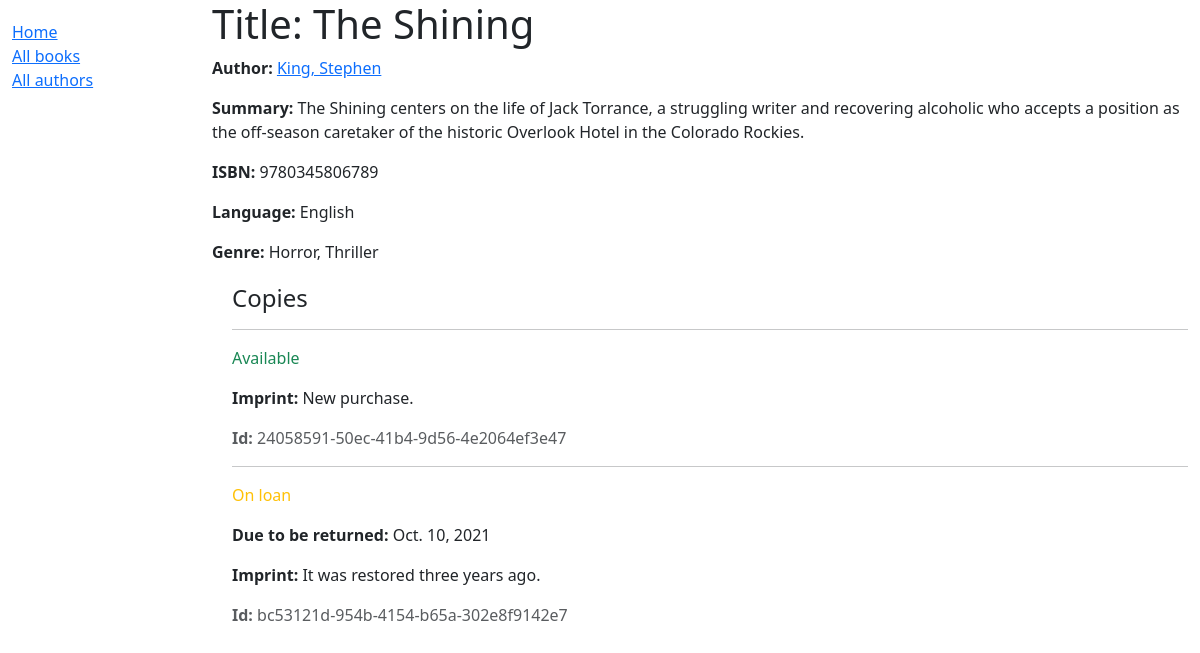
/catalog/book/1, run on the app's committed database.
### catalog/models.py (models this page shows, shortened)
class Book(models.Model):
    title = models.CharField(max_length=200)
    author = models.ForeignKey("Author", on_delete=models.RESTRICT, null=True)
    summary = models.TextField(
        max_length=1000, help_text="Enter a brief description of the book")
    isbn = models.CharField(
        "ISBN",
        max_length=13,
        unique=True,
        help_text=(
            "13 Character "
            "<a href='https://www.isbn-international.org/content/what-isbn'>"
            "ISBN number</a>"
        )
    )
    genre = models.ManyToManyField(Genre, help_text=(
            "Select a genre for this book"
            )
        )
    language = models.ForeignKey("Language",
                                 on_delete=models.SET_NULL, null=True)
    def display_genre(self):
        """Create a string for the Genre. This is required to display genre in Admin."""
        return ', '.join(genre.name for genre in self.genre.all()[:3])
    display_genre.short_description = 'Genre'

class Author(models.Model):
    first_name = models.CharField(max_length=100)
    last_name = models.CharField(max_length=100)
    date_of_birth = models.DateField("birth", null=True, blank=True)
    date_of_death = models.DateField("Died", null=True, blank=True)
    class Meta:
        ordering = ["last_name", "first_name"]
    def get_absolute_url(self):
        return reverse("author-detail", args=[str(self.id)])
    def __str__(self):
        return f"{self.last_name}, {self.first_name}"

class Language(models.Model):
    name = models.CharField(max_length=200, unique=True,
                            help_text="Enter the book's original language")
    def __str__(self):
        return self.name

class Genre(models.Model):
    name = models.CharField(
        max_length=200,
        unique=True,
        help_text="Enter a book genre"
    )
    def __str__(self):
        return self.name

class BookInstance(models.Model):
    id = models.UUIDField(primary_key=True, default=uuid.uuid4,
                          help_text=("Unique ID for this"
                                     "particular book across"
                                     "whole library"))
    book = models.ForeignKey("Book", on_delete=models.RESTRICT, null=True)
    imprint = models.CharField(max_length=200)
    due_back = models.DateField(null=True, blank=True)
    LOAN_STATUS = (
        ("m", "Maintenance"),
        ("o", "On loan"),
        ("a", "Available"),
        ("r", "Reserved"),
    )
    status = models.CharField(
        max_length=1,
        choices=LOAN_STATUS,
        blank=True,
        default="m",
        help_text="Book availability"
    )
    class Meta:
        ordering = ["due_back"]
    def display_status(self):
        """Create a string for the status. This is required to display status in Admin."""
        return self.status
    display_status.short_description = 'Status'
    def display_return_date(self):
        """Create a string for the due_back. This is required to display due_back in Admin."""
        return self.due_back
    display_return_date.short_description = 'Due Back'

### catalog/views.py (the view)
# urls.py: path("book/<int:pk>", views.BookDetailView.as_view(), name="book-detail"),
class BookDetailView(generic.DetailView):
    model = Book
    template_name = "books/book_detail.html"
    paginate_by = 10
    def get_context_data(self, **kwargs):
        context = super(BookDetailView, self).get_context_data(**kwargs)
        context["some_data"] = "This is just some data"
        return context

### catalog/templates/books/book_detail.html
{% extends "base_generic.html" %}
{% block content %}
  <h1>Title: {{ book.title }}</h1>
  <p><strong>Author:</strong>
    <a href="{{ book.author.get_absolute_url }}">{{ book.author }}
    </a>
  </p>
  <p><strong>Summary:</strong> {{ book.summary }}</p>
  <p><strong>ISBN:</strong> {{ book.isbn }}</p>
  <p><strong>Language:</strong> {{ book.language }}</p>
  <p><strong>Genre:</strong> {{ book.genre.all|join:", " }}</p>
  <div style="margin-left:20px;margin-top:20px">
    <h4>Copies</h4>
    {% for copy in book.bookinstance_set.all %}
      <hr />
      <p
        class="{% if copy.status == 'a' %}text-success
               {% elif copy.status == 'm' %}text-danger
               {% else %}text-warning{% endif %}">
        {{ copy.get_status_display }}
      </p>
      {% if copy.status != 'a' %}
        <p><strong>Due to be returned:</strong> {{ copy.due_back }}</p>
      {% endif %}
      <p><strong>Imprint:</strong> {{ copy.imprint }}</p>
      <p class="text-muted"><strong>Id:</strong> {{ copy.id }}</p>
    {% endfor %}
  </div>
{% endblock %}

### data on the page
Book: author "King, Stephen", summary "The Shining centers on the life of Jack Torrance, a struggling writer and recovering alcoholic who accepts a position as the off-season caretaker of the historic Overlook Hotel in the Colorado Rockies.", isbn "9780345806789", language "English", genre.all "Horror, Thriller"
BookInstance: status "Available", imprint "New purchase.", id "24058591-50ec-41b4-9d56-4e2064ef3e47"
BookInstance: status "On loan", due_back "Oct. 10, 2021", imprint "It was restored three years ago.", id "bc53121d-954b-4154-b65a-302e8f9142e7"
